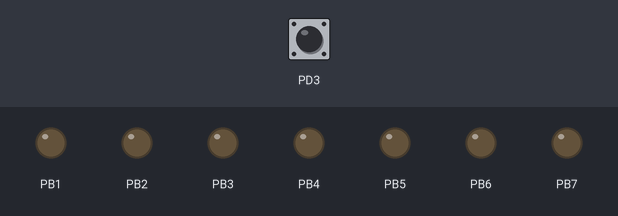
Simulated run of this program. Board: ATmega328P, built with avr-gcc and emulated at 16 MHz. Parts: output pins drawn as LEDs (lit = HIGH). Dashed ring = blinking. The test bench sets the inputs (shaded band); at power-on: PD3 LOW.

Above: at 1.2 s.
1.3 s: PD3 pulsed HIGH 5 times (0.12 s each, 0.3 s apart)
At 1.75 s:
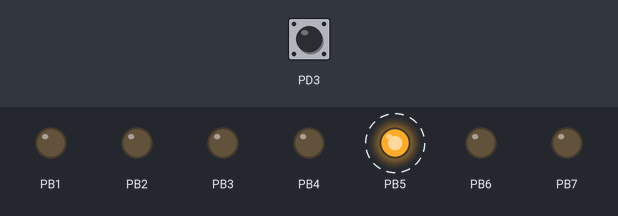
4.3 s: PD3 driven HIGH
At 5.1 s:
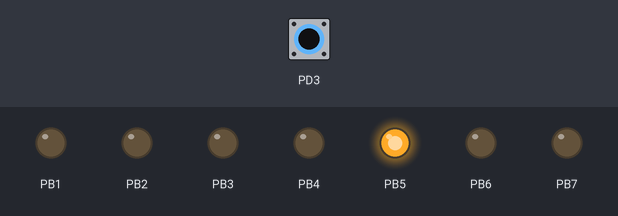
Timing chart, 0 to 7.3 s (numbered marks = the images above; inputs shaded):
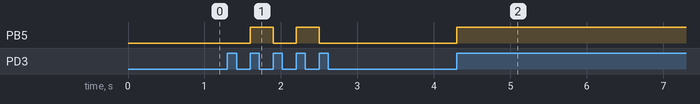

The program:

main.c
```c
/*
 * LED blink with interupts.c
 *
 * Created: 6/8/2023 1:29:14 AM
 * Author : Asus
 */

#define F_CPU 16000000UL
#include <avr/interrupt.h>
#include <avr/io.h>

volatile int toggle = 0;
int main(void)
{
	EICRA |= 0B00001100;//rising edge
	EIMSK |= 0B00000010;//Enable External Interrupt 1
	sei(); //Enabling  the global Interrupt

    /* Set Data Direction */
	DDRB  = 0B11111110; //Pin 0 as input,reset as output
	//DDRD &= 0B11110111; //pin 3 as input
    while (1)
    {
    }
}


/*Timer1 Compare Interrupt A ISR*/
ISR (INT1_vect)
{
	PORTB |= 0B00100000;//Set PORTB pin 5 to 1
	if (toggle)
	{
		PORTB |= 0B00100000;//set PORTB pin 5 to 1
	}
	else
	{
		PORTB &= 0B11011111;//set PORTB pin 5 to 0
	}
	toggle = 1-toggle;
}
```

Measured:
- after the input at 1.3 s, PB5: alternates HIGH for 0.30 s and LOW for 0.30 s, 4 changes in all, then stays LOW, starting after 0.30 s
- after the input at 4.3 s, PB5: LOW → HIGH at once
